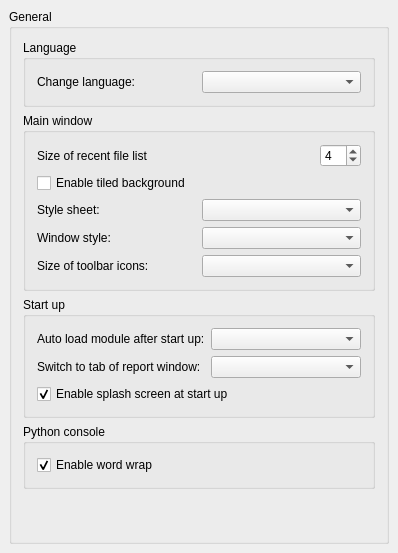
<?xml version="1.0" encoding="UTF-8"?>
<ui version="4.0">
 <class>Gui::Dialog::DlgGeneral</class>
 <widget class="QWidget" name="Gui::Dialog::DlgGeneral">
  <property name="geometry">
   <rect>
    <x>0</x>
    <y>0</y>
    <width>396</width>
    <height>553</height>
   </rect>
  </property>
  <property name="windowTitle">
   <string>General</string>
  </property>
  <layout class="QGridLayout">
   <property name="margin">
    <number>9</number>
   </property>
   <property name="spacing">
    <number>6</number>
   </property>
   <item row="0" column="0">
    <widget class="QGroupBox" name="GroupBox5">
     <property name="title">
      <string>General</string>
     </property>
     <layout class="QVBoxLayout" name="verticalLayout">
      <item>
       <widget class="QGroupBox" name="GroupBox7">
        <property name="title">
         <string>Language</string>
        </property>
        <layout class="QGridLayout">
         <property name="margin">
          <number>11</number>
         </property>
         <property name="spacing">
          <number>6</number>
         </property>
         <item row="0" column="0">
          <layout class="QHBoxLayout">
           <property name="spacing">
            <number>6</number>
           </property>
           <property name="margin">
            <number>0</number>
           </property>
           <item>
            <widget class="QLabel" name="TextLabel1_4">
             <property name="text">
              <string>Change language:</string>
             </property>
            </widget>
           </item>
           <item>
            <widget class="Gui::StyledComboBox" name="Languages"/>
           </item>
          </layout>
         </item>
        </layout>
       </widget>
      </item>
      <item>
       <widget class="QGroupBox" name="GroupBox3">
        <property name="title">
         <string>Main window</string>
        </property>
        <layout class="QVBoxLayout">
         <property name="spacing">
          <number>6</number>
         </property>
         <property name="margin">
          <number>11</number>
         </property>
         <item>
          <layout class="QHBoxLayout">
           <property name="spacing">
            <number>6</number>
           </property>
           <property name="margin">
            <number>0</number>
           </property>
           <item>
            <widget class="QLabel" name="recentFileListLabel">
             <property name="text">
              <string>Size of recent file list</string>
             </property>
            </widget>
           </item>
           <item>
            <spacer>
             <property name="orientation">
              <enum>Qt::Horizontal</enum>
             </property>
             <property name="sizeType">
              <enum>QSizePolicy::Expanding</enum>
             </property>
             <property name="sizeHint" stdset="0">
              <size>
               <width>20</width>
               <height>20</height>
              </size>
             </property>
            </spacer>
           </item>
           <item>
            <widget class="Gui::PrefSpinBox" name="RecentFiles">
             <property name="value">
              <number>4</number>
             </property>
             <property name="prefEntry" stdset="0">
              <cstring>RecentFiles</cstring>
             </property>
             <property name="prefPath" stdset="0">
              <cstring>RecentFiles</cstring>
             </property>
            </widget>
           </item>
          </layout>
         </item>
         <item>
          <layout class="QHBoxLayout">
           <property name="spacing">
            <number>6</number>
           </property>
           <property name="margin">
            <number>0</number>
           </property>
           <item>
            <widget class="QCheckBox" name="tiledBackground">
             <property name="text">
              <string>Enable tiled background</string>
             </property>
            </widget>
           </item>
          </layout>
         </item>
         <item>
          <layout class="QHBoxLayout">
           <property name="spacing">
            <number>6</number>
           </property>
           <property name="margin">
            <number>0</number>
           </property>
           <item>
            <widget class="QLabel" name="styleSheetLabel">
             <property name="text">
              <string>Style sheet:</string>
             </property>
            </widget>
           </item>
           <item>
            <widget class="Gui::StyledComboBox" name="StyleSheets"/>
           </item>
          </layout>
         </item>
         <item>
          <layout class="QHBoxLayout">
           <property name="spacing">
            <number>6</number>
           </property>
           <property name="margin">
            <number>0</number>
           </property>
           <item>
            <widget class="QLabel" name="windowStyleLabel">
             <property name="text">
              <string>Window style:</string>
             </property>
            </widget>
           </item>
           <item>
            <widget class="Gui::StyledComboBox" name="WindowStyle"/>
           </item>
          </layout>
         </item>
         <item>
          <layout class="QHBoxLayout">
           <property name="spacing">
            <number>6</number>
           </property>
           <property name="margin">
            <number>0</number>
           </property>
           <item>
            <widget class="QLabel" name="iconSizeLabel">
             <property name="text">
              <string>Size of toolbar icons:</string>
             </property>
            </widget>
           </item>
           <item>
            <widget class="Gui::StyledComboBox" name="toolbarIconSize"/>
           </item>
          </layout>
         </item>
        </layout>
       </widget>
      </item>
      <item>
       <widget class="QGroupBox" name="GroupBox10">
        <property name="title">
         <string>Start up</string>
        </property>
        <layout class="QGridLayout">
         <property name="margin">
          <number>11</number>
         </property>
         <property name="spacing">
          <number>6</number>
         </property>
         <item row="2" column="0">
          <widget class="Gui::PrefCheckBox" name="SplashScreen">
           <property name="text">
            <string>Enable splash screen at start up</string>
           </property>
           <property name="checked">
            <bool>true</bool>
           </property>
           <property name="prefEntry" stdset="0">
            <cstring>ShowSplasher</cstring>
           </property>
           <property name="prefPath" stdset="0">
            <cstring>General</cstring>
           </property>
          </widget>
         </item>
         <item row="0" column="0">
          <layout class="QGridLayout">
           <property name="margin">
            <number>0</number>
           </property>
           <property name="spacing">
            <number>6</number>
           </property>
           <item row="1" column="0">
            <widget class="QLabel" name="tabReportLabel">
             <property name="text">
              <string>Switch to tab of report window:</string>
             </property>
            </widget>
           </item>
           <item row="0" column="1">
            <widget class="Gui::StyledComboBox" name="AutoloadModuleCombo"/>
           </item>
           <item row="1" column="1">
            <widget class="Gui::PrefComboBox" name="AutoloadTabCombo">
             <property name="prefEntry" stdset="0">
              <cstring>AutoloadTab</cstring>
             </property>
             <property name="prefPath" stdset="0">
              <cstring>General</cstring>
             </property>
            </widget>
           </item>
           <item row="0" column="0">
            <widget class="QLabel" name="autoModuleLabel">
             <property name="text">
              <string>Auto load module after start up:</string>
             </property>
            </widget>
           </item>
          </layout>
         </item>
        </layout>
       </widget>
      </item>
      <item>
       <widget class="QGroupBox" name="GroupBox11">
        <property name="title">
         <string>Python console</string>
        </property>
        <layout class="QGridLayout" name="_4">
         <property name="margin">
          <number>11</number>
         </property>
         <property name="spacing">
          <number>6</number>
         </property>
         <item row="0" column="0">
          <widget class="Gui::PrefCheckBox" name="PythonWordWrap">
           <property name="text">
            <string>Enable word wrap</string>
           </property>
           <property name="checked">
            <bool>true</bool>
           </property>
           <property name="prefEntry" stdset="0">
            <cstring>PythonWordWrap</cstring>
           </property>
           <property name="prefPath" stdset="0">
            <cstring>General</cstring>
           </property>
          </widget>
         </item>
        </layout>
       </widget>
      </item>
      <item>
       <spacer>
        <property name="orientation">
         <enum>Qt::Vertical</enum>
        </property>
        <property name="sizeHint" stdset="0">
         <size>
          <width>352</width>
          <height>221</height>
         </size>
        </property>
       </spacer>
      </item>
     </layout>
    </widget>
   </item>
  </layout>
 </widget>
 <layoutdefault spacing="6" margin="11"/>
 <customwidgets>
  <customwidget>
   <class>Gui::PrefCheckBox</class>
   <extends>QCheckBox</extends>
   <header>Gui/PrefWidgets.h</header>
  </customwidget>
  <customwidget>
   <class>Gui::PrefSpinBox</class>
   <extends>QSpinBox</extends>
   <header>Gui/PrefWidgets.h</header>
  </customwidget>
  <customwidget>
   <class>Gui::StyledComboBox</class>
   <extends>QComboBox</extends>
   <header>Gui/Widgets.h</header>
  </customwidget>
  <customwidget>
   <class>Gui::PrefComboBox</class>
   <extends>QComboBox</extends>
   <header>Gui/PrefWidgets.h</header>
  </customwidget>
 </customwidgets>
 <tabstops>
  <tabstop>Languages</tabstop>
  <tabstop>WindowStyle</tabstop>
  <tabstop>RecentFiles</tabstop>
  <tabstop>SplashScreen</tabstop>
  <tabstop>PythonWordWrap</tabstop>
 </tabstops>
 <resources/>
 <connections/>
</ui>
